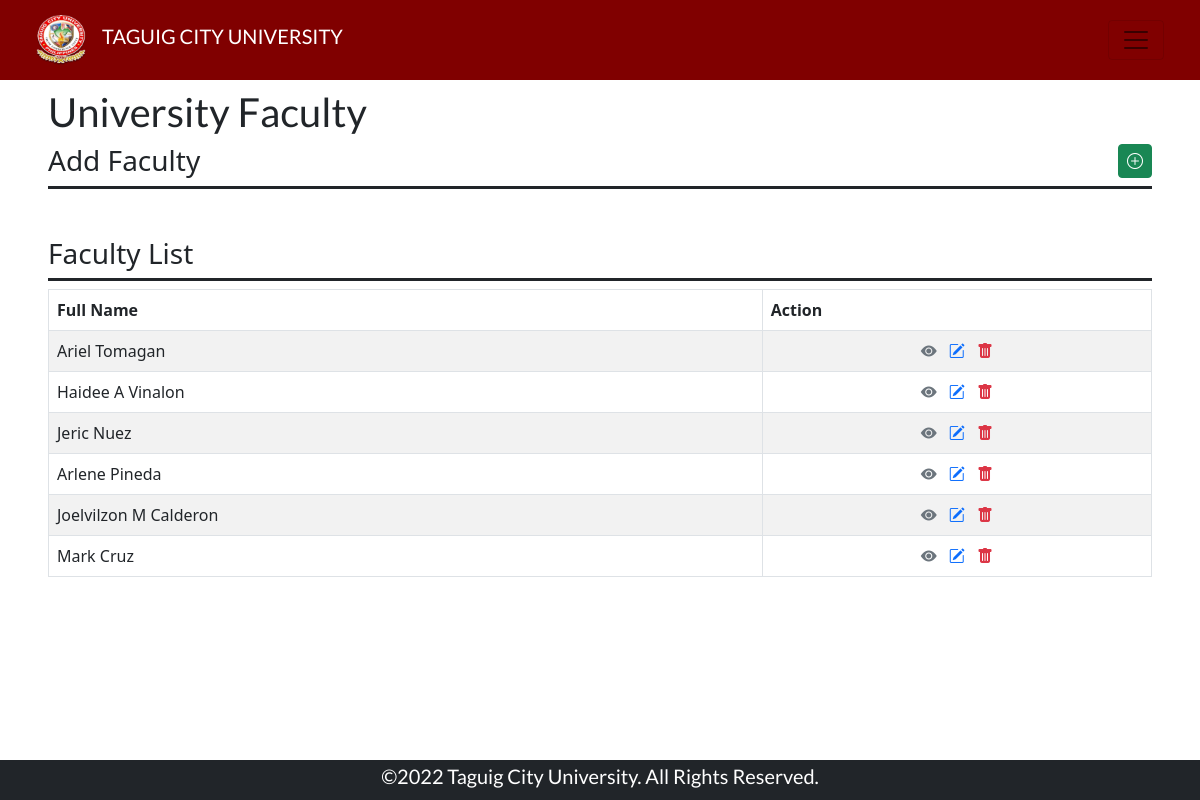
/adminFaculty.php (signed in), run on the app's committed database.
### adminFaculty.php (the view, shortened to what this page needs)
<!doctype html>
<html>
    <head>
        <link rel="stylesheet" href="assets/css/style.css">
        <link rel="stylesheet" href="lib/css/bootstrap.min.css">
        <link rel="stylesheet" href="lib/css/bootstrap-icons-1.9.1/bootstrap-icons.css">
    </head>
    <body>
        <nav class="navbar navbar-expand-lg navbar-light bg-maroon sticky-top px-4">
            <div class="container-fluid">
                <div class="d-flex flex-row align-items-center">
                    <a class="navbar-brand" href="adminDash.php"><img class="logo" src="assets/img/school-logo.png" alt=""></a>
                    <h1 class="fs-5 text-uppercase">Taguig City University</h1>
                </div>
                <button class="navbar-toggler d-inline" type="button" data-bs-toggle="offcanvas" data-bs-target="#offcanvasNavbar" aria-controls="offcanvasNavbar">
                    <span class="navbar-toggler-icon text-white"></span>
                </button>
            </div>
        </nav>
            <div class="d-flex flex-column overflow-scroll py-2 px-5 gap" style="height: 85vh;">
                <div class="d-flex flex-column justify-content-center align-items-start">
                    <h1 class="fs-1 text-dark"> University Faculty </h1>
                </div>
                <div class="d-flex flex-column justify-content-between
                            align-items-start gap-2">
                    <div class="w-100 d-flex flex-row justify-content-start align-items-start pb-0 border-bottom border-3 border-dark">
                        <h2 class="fs-3 text-dark"> Add Faculty </h2>
                        <a class="btn btn-success py-1 px-2 ms-auto" data-bs-toggle="collapse" href="#collapseExample" role="button" aria-expanded="false" aria-controls="collapseExample">
                            <i class="bi bi-plus-circle"></i>
                        </a>
                    </div>
                </div>
                <div class="d-flex flex-column justify-content-between
                            align-items-start gap-2 mt-5">
                    <div class="w-100 d-flex flex-row justify-content-start align-items-start pb-0 border-bottom border-3 border-dark">
                        <h2 class="fs-3 text-dark"> Faculty List </h2>
                    </div>
                    <?php
                        include('functions/php/config.php');
                        $query = "SELECT * FROM `user-faculty`";
                        $result = $con->query($query);
                        if(mysqli_num_rows($result) > 0): ?>
                            <table id="" class="table table-striped table-bordered">
                                        <thead>
                                            <tr>
                                                <th>Full Name</th>
                                                <th>Action</th>
                                            </tr>
                                        </thead>
                                        <tbody>
                    <?php while ($row = $result -> fetch_assoc()):
                        $fullName = $row['fName'] . ' ' . substr($row['mName'],0,1) . ' ' . $row['lName'];
                        ?>
                        <tr>
                            <td class=""><?php echo $fullName; ?></td>
                            <td class="mx-auto text-center">
                                <a href="#" class="mx-1 clear text-muted view" data-id="<?php echo $row['id']; ?>"
                                    data-bs-toggle="modal" data-bs-target="#view-fac" id="<?php echo $row['id']; ?>">
                                    <i class="bi bi-eye-fill"></i>
                                </a>
                                <a href="#" class="mx-1 clear text-primary edit" data-id="<?php echo $row['id']; ?>"
                                    data-bs-toggle="modal" data-bs-target="#edit-fac" id="<?php echo $row['id']; ?>">
                                    <i class="bi bi-pencil-square"></i>
                                </a>
                                <a href="#" class="mx-1 clear text-danger delete" data-id="<?php echo $row['id']; ?>"
                                    data-bs-toggle="modal" data-bs-target="#del-fac" id="<?php echo $row['id']; ?>">
                                    <i class="bi bi-trash-fill"></i>
                                </a>
                            </td>
                        </tr>
                    <?php endwhile ?>
                        </tbody>
                    </table>
                    <?php else:?>
                        <div class="w-100 card card-body d-flex flex-column border border-dark bg-danger">
                            <h2 class="fs-3 text-white text-center"> No faculty yet! </h2>
                        </div>
                    <?php endif ?>
                </div>
            </div>
            <div class="footer d-flex justify-content-center align-items-center sticky-bottom bg-dark">
                <h1 class="text-white fs-5"> ©2022 Taguig City University. All Rights Reserved.</h1>
            </div>
    </body>
</html>

### assets/css/style.css (style rules this page uses)
body { overflow: auto; scrollbar-width: none; }
.logo { height: 50px; width: 50px; }
.footer { height: 5vh; width: 100vw; }
.bg-maroon { background-color: #800000; }
.navbar { min-height: 10vh; max-height: auto; width: 100vw; }
h1 { font-family:'Lato', sans-serif; color: white; user-select: none; }
.clear { text-decoration: none; }

### data on the page
user-faculty: fullName "Ariel Tomagan"
user-faculty: fullName "Haidee A Vinalon"
user-faculty: fullName "Jeric Nuez"
user-faculty: fullName "Arlene Pineda"
user-faculty: fullName "Joelvilzon M Calderon"
user-faculty: fullName "Mark Cruz"
